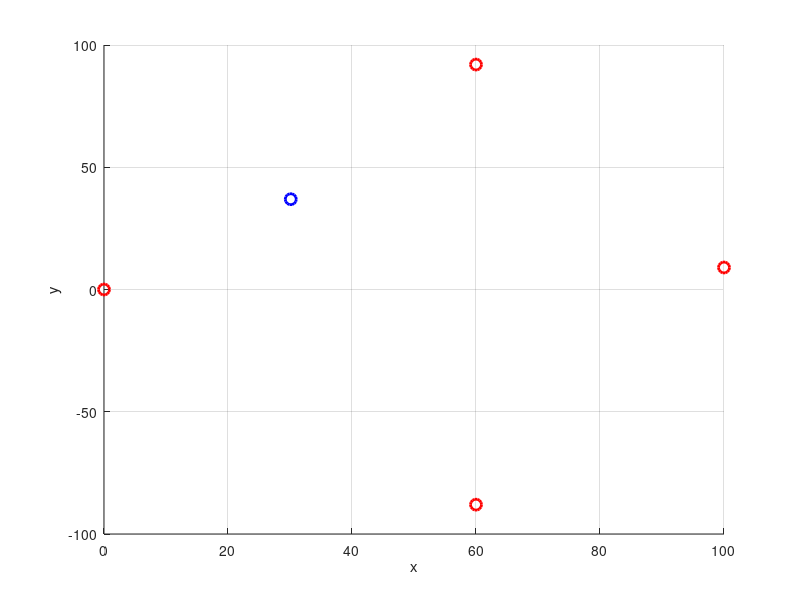

Reproduce this figure in MATLAB. (Note: this script raises an error after producing the figure.)
clc
clear all
close all
load('Xmatrix_LAA.mat');
addpath('../CommonFunctions/');
%% System parameters
Fc = 2.4E9; % carrier frequency
c = 3E8; % propogation speed
alpha = 2;% path loss exponent
N = 4; % number of Rx
SNR = 20;
sigma_2 = 5; % noise power in dB
Ts = 5E-9; % sampling period
% lambda = c/Fc;
%% Locations of Rxs
Rx = [0,0; 60,-88; 100,9;60,92];

%% LAA Localisation
for i=1:N
    x = x0_LAA ./ x0_LAA(i,:) .* x0_LAA(1,:);% reference point transformation
    Rxx = x * x' / size(x,2); % covariance matrix
    eigenValues = eig(Rxx);
    eigenValues = sort(eigenValues,'descend');
    r = eigenValues(1); % largest eigenvalues
    sigma_2 = mean(eigenValues(2:end)); % estimated noise power
    lambda(i) = r - sigma_2;
end
K = (lambda(2:end) ./ lambda(1)) .^ (1/(2*alpha));

% Metric fusion stage
H = [2*(ones(N-1,1) * Rx(1,:) - Rx(2:end,:)), (ones(N-1,1) - (K').^2)];
b = norm(Rx(1,:)).^2 * ones(N-1,1) - Rx(2:end,1).^2 - Rx(2:end,2).^2;
rm_LAA = inv(H'*H)*H'*b;

%% Plotting
% Three loci
rc1 = 1/(1-K(1)^2) * Rx(2,:) - K(1)^2/(1-K(1)^2) * Rx(1,:);
Rc1 = abs(K(1)/(1-K(1)^2)) * norm(Rx(2,:) - Rx(1,:));

rc2 = 1/(1-K(2)^2) * Rx(3,:) - K(2)^2/(1-K(2)^2) * Rx(1,:);
Rc2 = abs(K(2)/(1-K(2)^2)) * norm(Rx(3,:) - Rx(1,:));

rc3 = 1/(1-K(3)^2) * Rx(4,:) - K(3)^2/(1-K(3)^2) * Rx(1,:);
Rc3 = abs(K(3)/(1-K(3)^2)) * norm(Rx(4,:) - Rx(1,:));

figure();
grid on;
hold on;
plot(Rx(:,1),Rx(:,2),'or','MarkerSize',8,'LineWidth',2);xlabel('x');ylabel('y');
plot(rm_LAA(1),rm_LAA(2),'ob','MarkerSize',8,'LineWidth',2);
plotCircle(rc1,Rc1);plot(rc1(1),rc1(2),'.k');text(rc1(1),rc1(2),'r_c_1');
plotCircle(rc2,Rc2);plot(rc2(1),rc2(2),'.k');text(rc2(1),rc2(2),'r_c_2');
plotCircle(rc3,Rc3);plot(rc3(1),rc3(2),'.k');text(rc3(1),rc3(2),'r_c_3');
title('Large Aperture Array (LAA) Localisation');
legend('Rxs','Tx-LAA');
axis equal;
fprintf(['Tx location estimated by LAA is (' num2str(rm_LAA(1)) ',' num2str(rm_LAA(2)) ')\n']);